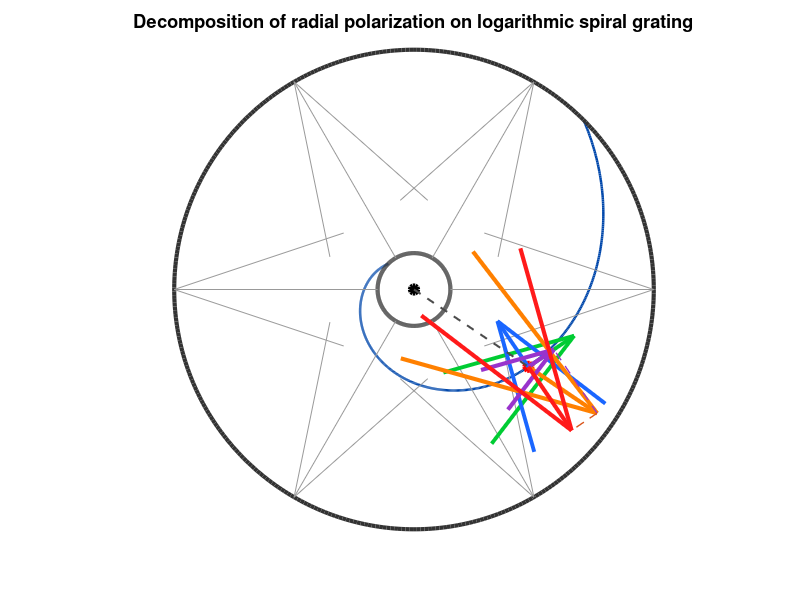

Here is the MATLAB script that generated this plot:
clear; clc; close all;

figure; hold on; axis equal;
set(gca,'FontSize',12);
xlabel('x'); ylabel('y');
title('Decomposition of radial polarization on logarithmic spiral grating');

% Spiral parameters
a = 0.2;
b = 0.40;
theta = linspace(2.5*pi,4*pi,500);
r = a.*exp(b.*theta);

% Coaxial inner & outer radii taken from spiral start/end
r_in  = r(1);        % radius at spiral start
r_out = r(end);      % radius at spiral end

% Logarithmic spiral in base (unrotated) coordinates
x_base = r.*cos(theta);
y_base = r.*sin(theta);

% Rotation angle for the spiral: 45 degrees
ang = 45*pi/180;
R = [cos(ang) -sin(ang); sin(ang) cos(ang)];

% Rotate spiral
xy_rot = R * [x_base; y_base];
x = xy_rot(1,:);
y = xy_rot(2,:);

% --- Plot logarithmic spiral (rotated) ---
plot(x,y,'LineWidth',1.8,'Color',[0 0.28 0.67]);
% text(x(end)-0.3, y(end)-0.1, 'Logarithmic spiral', ...
%     'FontSize',12,'Interpreter','latex');

% --- Coaxial inner & outer conductors as circles (not affected by rotation) ---
phi = linspace(0, 2*pi, 400);
x_in  = r_in  * cos(phi);
y_in  = r_in  * sin(phi);
x_out = r_out * cos(phi);
y_out = r_out * sin(phi);

plot(x_in,  y_in,  'k','LineWidth',3,  'Color',[0.2 0.2 0.2]);
plot(x_out, y_out, 'k','LineWidth',3, 'Color',[0.2 0.2 0.2]);

% text(r_in+0.05, 0, 'Inner conductor',  'Interpreter','latex','FontSize',10);
% text(r_out+0.05,0, 'Outer conductor',  'Interpreter','latex','FontSize',10);

% Feed at center
plot(0,0,'ko','MarkerFaceColor','k','LineWidth',3);
% text(0.05,0.05,'Feed','FontSize',12,'Interpreter','latex');

% --- Radial Er arrows from inner circle to outer circle (grey) ---
theta_er = (0:60:300)*pi/180;   % directions for arrows
for k = 1:length(theta_er)
    dir = [cos(theta_er(k)), sin(theta_er(k))];   % unit radial direction
    start_pt = r_in  * dir;                       % on inner circle
    end_pt   = r_out * dir;                       % on outer circle
    vec      = end_pt - start_pt;                 % arrow vector
    quiver(start_pt(1), start_pt(2), vec(1), vec(2), ...
        'AutoScale','off','MaxHeadSize',0.5, 'Color',[0.6 0.6 0.6]);
end

% Label one Er arrow
r_mid_for_label = 0.5*(r_in + r_out);
% text(r_mid_for_label, 0.1*r_mid_for_label, '$\mathbf{E}_r$', ...
%     'Interpreter','latex','FontSize',13,'Color',[0.4 0.4 0.4]);

% =========================================================
% Choose study point P: radius at the middle between inner and outer circles
% P lies on the spiral with radius r_mid
% =========================================================
r_mid = 0.5*(r_in + r_out);           % mid radius between inner and outer
theta0_base = (1/b)*log(r_mid/a);     % solve r = a*exp(b*theta) for theta
r0 = r_mid;                           % radius of study point

% Base (unrotated) point on spiral
P0 = [r0*cos(theta0_base); r0*sin(theta0_base)];

% Tangent & normal in base coordinates
dr_dtheta0 = a*b*exp(b*theta0_base);  % dr/dtheta = b*r
dx_dtheta0 = dr_dtheta0*cos(theta0_base) - r0*sin(theta0_base);
dy_dtheta0 = dr_dtheta0*sin(theta0_base) + r0*cos(theta0_base);

t0 = [dx_dtheta0; dy_dtheta0];
t_hat0 = t0 / norm(t0);
n_hat0 = [-t_hat0(2); t_hat0(1)];

% Local radial direction in base coordinates
e_r_hat0 = P0 / norm(P0);

% Local Er vector at P in base coordinates
Er_len = 0.6*r0;
E_r0 = Er_len * e_r_hat0;

% Decomposition in base coordinates
E_parallel0 = (dot(E_r0, t_hat0)) * t_hat0;
E_perp0     = (dot(E_r0, n_hat0)) * n_hat0;

% =========================================================
% Rotate all local vectors and point by 45 degrees
% =========================================================
P          = R * P0;
t_hat      = R * t_hat0;
n_hat      = R * n_hat0;
E_r        = R * E_r0;
E_parallel = R * E_parallel0;
E_perp     = R * E_perp0;

% --- Plot study point P ---
plot(P(1),P(2),'ro','MarkerFaceColor','r','LineWidth',3);
% text(P(1)+0.05, P(2)+0.05,'P', ...
%     'FontSize',13,'Color','r','Interpreter','latex');

% --- Tangent and normal at P (rotated) ---
L_basis = 0.4*r0;
% --- Tangent direction  t-hat  (Bright Green) ---
quiver(P(1), P(2), L_basis*t_hat(1), L_basis*t_hat(2), ...
    'AutoScale','off','LineWidth',2.8,'MaxHeadSize',1.4, ...
    'Color',[0 0.8 0.2]);   % Bright green


% --- Normal direction  n-hat  (Bright Blue) ---
quiver(P(1), P(2), L_basis*n_hat(1), L_basis*n_hat(2), ...
    'AutoScale','off','LineWidth',2.8,'MaxHeadSize',1.4, ...
    'Color',[0.1 0.4 1]);   % Bright blue


% --- Local radial Er  (Strong Orange) ---
quiver(P(1), P(2), E_r(1), E_r(2), ...
    'AutoScale','off','LineWidth',3.0,'MaxHeadSize',1.4, ...
    'Color',[1 0.5 0]);   % Orange


% --- Parallel component E_parallel  (Purple) ---
quiver(P(1), P(2), E_parallel(1), E_parallel(2), ...
    'AutoScale','off','LineWidth',3.0,'MaxHeadSize',1.4, ...
    'Color',[0.6 0.2 0.8]);   % Purple


% --- Normal component E_perp  (Strong Red) ---
quiver(P(1), P(2), E_perp(1), E_perp(2), ...
    'AutoScale','off','LineWidth',3.0,'MaxHeadSize',1.4, ...
    'Color',[1 0.1 0.1]);   % Red

% --- Dashed projection lines from E_r tip to components ---
Er_tip = P + E_r;
Foot_t = P + E_parallel;
Foot_n = P + E_perp;

plot([Er_tip(1), Foot_t(1)], [Er_tip(2), Foot_t(2)], ...
    '--', 'Color',[0.6 0.2 0.8], 'LineWidth',1);
plot([Er_tip(1), Foot_n(1)], [Er_tip(2), Foot_n(2)], ...
    '--', 'Color',[0.85 0.33 0.10], 'LineWidth',1);

% --- Limits and grid ---
xlim([min(x_out)-0.6, max(x_out)+0.6]);
ylim([min(y_out)-0.6, max(y_out)+0.6]);
grid off;
axis off
plot([0, P(1)], [0, P(2)], '--', ...
    'Color',[0.3 0.3 0.3], 'LineWidth',1.5);   % grey dashed line
